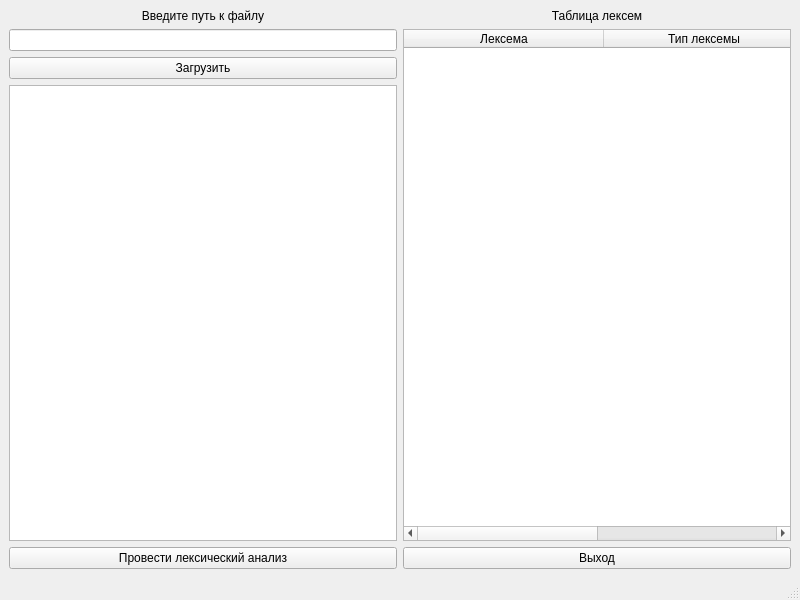
<?xml version="1.0" encoding="UTF-8"?>
<ui version="4.0">
 <class>MainWindow</class>
 <widget class="QMainWindow" name="MainWindow">
  <property name="geometry">
   <rect>
    <x>0</x>
    <y>0</y>
    <width>800</width>
    <height>600</height>
   </rect>
  </property>
  <property name="windowTitle">
   <string>MainWindow</string>
  </property>
  <widget class="QWidget" name="centralwidget">
   <layout class="QGridLayout" name="gridLayout">
    <item row="0" column="0">
     <layout class="QVBoxLayout" name="verticalLayout">
      <item>
       <widget class="QLabel" name="label">
        <property name="styleSheet">
         <string notr="true">font: 10pt &quot;MS Shell Dlg 2&quot;;</string>
        </property>
        <property name="text">
         <string>Введите путь к файлу</string>
        </property>
        <property name="alignment">
         <set>Qt::AlignCenter</set>
        </property>
       </widget>
      </item>
      <item>
       <widget class="QLineEdit" name="pathfile">
        <property name="styleSheet">
         <string notr="true">font: 10pt &quot;MS Shell Dlg 2&quot;;</string>
        </property>
       </widget>
      </item>
      <item>
       <widget class="QPushButton" name="download_btn">
        <property name="sizePolicy">
         <sizepolicy hsizetype="Minimum" vsizetype="Fixed">
          <horstretch>0</horstretch>
          <verstretch>0</verstretch>
         </sizepolicy>
        </property>
        <property name="layoutDirection">
         <enum>Qt::LeftToRight</enum>
        </property>
        <property name="styleSheet">
         <string notr="true">font: 10pt &quot;MS Shell Dlg 2&quot;;</string>
        </property>
        <property name="text">
         <string>Загрузить</string>
        </property>
        <property name="autoRepeatInterval">
         <number>100</number>
        </property>
        <property name="autoDefault">
         <bool>false</bool>
        </property>
       </widget>
      </item>
      <item>
       <widget class="QListWidget" name="listWidget">
        <property name="styleSheet">
         <string notr="true">font: 75 12pt &quot;Consolas&quot;;</string>
        </property>
       </widget>
      </item>
      <item>
       <widget class="QPushButton" name="get_lex">
        <property name="styleSheet">
         <string notr="true">font: 10pt &quot;MS Shell Dlg 2&quot;;</string>
        </property>
        <property name="text">
         <string>Провести лексический анализ</string>
        </property>
       </widget>
      </item>
     </layout>
    </item>
    <item row="0" column="1">
     <layout class="QVBoxLayout" name="verticalLayout_2">
      <item>
       <widget class="QLabel" name="label_2">
        <property name="styleSheet">
         <string notr="true">font: 75 12pt &quot;MS Shell Dlg 2&quot;;</string>
        </property>
        <property name="text">
         <string>Таблица лексем</string>
        </property>
        <property name="alignment">
         <set>Qt::AlignCenter</set>
        </property>
       </widget>
      </item>
      <item>
       <widget class="QTableWidget" name="tableWidget">
        <property name="styleSheet">
         <string notr="true">font: 12pt &quot;Consolas&quot;;</string>
        </property>
        <attribute name="horizontalHeaderDefaultSectionSize">
         <number>200</number>
        </attribute>
        <column>
         <property name="text">
          <string>Лексема</string>
         </property>
        </column>
        <column>
         <property name="text">
          <string>Тип лексемы</string>
         </property>
        </column>
       </widget>
      </item>
      <item>
       <widget class="QPushButton" name="pushButton_2">
        <property name="styleSheet">
         <string notr="true">font: 10pt &quot;MS Shell Dlg 2&quot;;</string>
        </property>
        <property name="text">
         <string>Выход</string>
        </property>
       </widget>
      </item>
     </layout>
    </item>
   </layout>
  </widget>
  <widget class="QMenuBar" name="menubar">
   <property name="geometry">
    <rect>
     <x>0</x>
     <y>0</y>
     <width>800</width>
     <height>20</height>
    </rect>
   </property>
  </widget>
  <widget class="QStatusBar" name="statusbar"/>
 </widget>
 <resources/>
 <connections>
  <connection>
   <sender>pushButton_2</sender>
   <signal>clicked()</signal>
   <receiver>MainWindow</receiver>
   <slot>close()</slot>
   <hints>
    <hint type="sourcelabel">
     <x>596</x>
     <y>558</y>
    </hint>
    <hint type="destinationlabel">
     <x>399</x>
     <y>299</y>
    </hint>
   </hints>
  </connection>
 </connections>
</ui>
